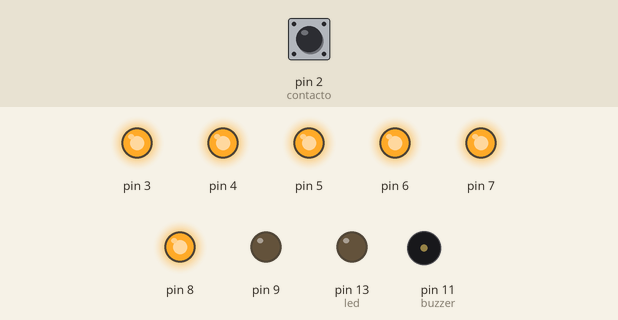
The sketch below on a simulated Arduino Uno, built with avr-gcc and run on an emulated ATmega328P. Parts: output pins drawn as LEDs (lit = HIGH), buzzer (waves = sounding, pin HIGH). Inputs (shaded band) come from the test bench; at power-on: pin 2 (contacto) HIGH.

Above: at 0.1 s.
Timing chart, 0 to 1.6 s (numbered marks = the images above):
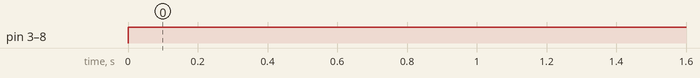

The sketch:

AlarmaSleep.ino
```cpp
#include <LowPower.h>  /*Librería necesaría para el modo sleep (ahorro en el consumo de energia)*/

/*
  ---------------------------------------------
  Alarma con arduino para el acceso a una puerta.
  ---------------------------------------------
  Programa que genera una alarma auditiva con un buzzer, y visual con un LED y un display
  a partir de un campo magnético generado a un reed switch.
*/

//--------------------------------------------------
//Declara puertos de entradas y salidas y variables
//--------------------------------------------------
int contacto = 2;
//Pin asignado al reed switch
int buzzer = 11;
//Pin asignado al buzzer
int led = 13;
//Pin asignado al LED

//--------------------------------------------------
//Función principal
//--------------------------------------------------

void setup(){
  // Se ejecuta cada vez que el Arduino se inicia
  pinMode(contacto, INPUT);
  //El reed switch como una entrada
  pinMode(led, OUTPUT);
  //El LED como una salida
  pinMode(buzzer, OUTPUT);
  //El Buzzer como una salida

  pinMode(3, OUTPUT);
  pinMode(4, OUTPUT);
  pinMode(5, OUTPUT);
  pinMode(6, OUTPUT);
  pinMode(7, OUTPUT);
  pinMode(8, OUTPUT);
  pinMode(9, OUTPUT);
  //Pin de 3 al 9 asignados a los segmentos del display
  //cada uno asignado como salida

}

//------------------------------------
//Funcion ciclicla
//------------------------------------

void loop() {
  // Esta funcion se mantiene ejecutando
  // Cuando este energizado el Arduino
  // Si el iman se acerca al reed switch
  if (digitalRead(contacto) == LOW) {
    sleep(8);
    //Se llama al metodo encargado de ahorrar el consumo de energia lo más posible
    //al rededor de 8 segundos
    for (int a = 0; a <= 50; a++) {
    //Ciclo for que va de 0 a 50, el contador esta
    //  en la variable a, se repite mientras a sea
    //  menor a o igual 50
      fDisplay(a);
      //Se llama al método encargado de decidir que mostrar en el display
      //de acuerdo al contador
      digitalWrite(led, HIGH);
      //Prende el LED
      delay(50);
      //Tiempo de espera
      digitalWrite(led, LOW);
      //Apaga el LED
      delay(50);
      //Tiempo de espera
      analogWrite(buzzer,30);
      //Emite sonido
    }
  }
  // Si el iman esta lejos del reed switch
  else {
    fDisplay(50);
    //Se llama al método encargado de decidir que mostrar en el display
    //de acuerdo al contador
    digitalWrite(led, LOW);
    //Mantiene apagado el LED
    analogWrite(buzzer,LOW); //emite sonido
  }
  //Fin del if
}

//------------------------------------
//función void display para establecer los parámetros que van a controlar
//el encendido de cada LED o segmento del display.
//------------------------------------

void display(int a, int b, int c, int d, int e, int f, int g){
  //7 parametros de entrada para encender o no los segmentos del display
  digitalWrite(3, a);
  //Manda al segmento conectado al pin 3, 1 -> Para enceder, o 0 -> Para apagar
  digitalWrite(4, b);
  //Manda al segmento conectado al pin 4, 1 -> Para enceder, o 0 -> Para apagar
  digitalWrite(5, c);
  //Manda al segmento conectado al pin 5, 1 -> Para enceder, o 0 -> Para apagar
  digitalWrite(6, d);
  //Manda al segmento conectado al pin 6, 1 -> Para enceder, o 0 -> Para apagar
  digitalWrite(7, e);
  //Manda al segmento conectado al pin 7, 1 -> Para enceder, o 0 -> Para apagar
  digitalWrite(8, f);
  //Manda al segmento conectado al pin 8, 1 -> Para enceder, o 0 -> Para apagar
  digitalWrite(9, g);
  //Manda al segmento conectado al pin 9, 1 -> Para enceder, o 0 -> Para apagar
}

//------------------------------------
//Método encargado de decidir que valor mostrar en los segmentos del display
//de acuerdo al valor que recibe como parametro
//------------------------------------

void fDisplay(int segundo){
  if(segundo == 50){
    // Si el valor es completamente igual a 50
    display (1,1,1,1,1,1,0);
    // Llama a la función display para mostrar en el display un 0
  }
  else if(segundo == 40){
    // Si el valor es completamente igual a 40
    display (0,1,1,0,0,0,0);
    // Llama a la función display para mostrar en el display un 1
  }
  else if(segundo == 30){
    // Si el valor es completamente igual a 30
    display (1,1,0,1,1,0,1);
    // Llama a la función display para mostrar en el display un 2
  }
  else if(segundo == 20){
    // Entra si el valor es completamente igual a 20
    display (1,1,1,1,0,0,1);
    // Llama a la función display para mostrar en el display un 3
  }
  else if(segundo == 10){
    // Si el valor es completamente igual a 10
    display (0,1,1,0,0,1,1);
    // Llama a la función display para mostrar en el display un 4
  }
  else if(segundo == 0){
    // Si el valor es completamente igual a 0
    display (1,0,1,1,0,1,1);
    // Llama a la función display para mostrar en el display un 5
  }
}

//------------------------------------
//Método encargado de ahorrar el consumo de energía
//de acuerdo al valor que recibe como parametro
//------------------------------------

void sleep(int sec) {
    LowPower.powerDown(SLEEP_8S, ADC_OFF, BOD_OFF);
    //Duerme durante 8 s con el módulo ADC y el módulo BOD desactivados
}
//Fin del programa
```

Measured:
- by itself, pin 3–8: LOW → HIGH at 0.00 s
